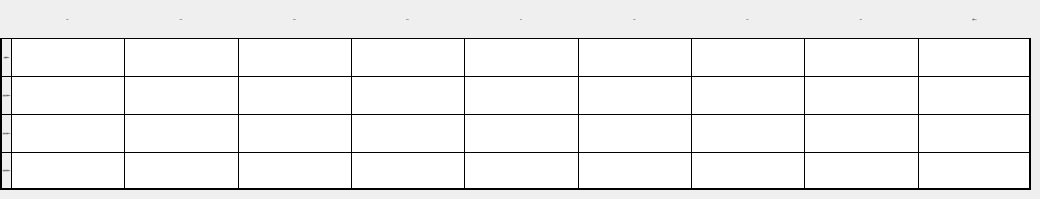
   <widget class="QWidget" name="page_atten_noi_table">
    <widget class="QWidget" name="widget_6" native="true">
     <property name="geometry">
      <rect>
       <x>0</x>
       <y>0</y>
       <width>1031</width>
       <height>190</height>
      </rect>
     </property>
     <layout class="QGridLayout" name="gridLayout_5">
      <property name="leftMargin">
       <number>0</number>
      </property>
      <property name="topMargin">
       <number>0</number>
      </property>
      <property name="rightMargin">
       <number>0</number>
      </property>
      <property name="bottomMargin">
       <number>0</number>
      </property>
      <property name="spacing">
       <number>0</number>
      </property>
      <item row="4" column="4">
       <widget class="QLineEdit" name="lineEdit_end_after_500">
        <property name="sizePolicy">
         <sizepolicy hsizetype="Expanding" vsizetype="Preferred">
          <horstretch>0</horstretch>
          <verstretch>0</verstretch>
         </sizepolicy>
        </property>
        <property name="styleSheet">
         <string notr="true">border:1px solid black;
border-right:none;
border-bottom:2px solid black;</string>
        </property>
       </widget>
      </item>
      <item row="0" column="4">
       <widget class="QLabel" name="label_87">
        <property name="font">
         <font>
          <family>黑体</family>
          <pointsize>-1</pointsize>
         </font>
        </property>
        <property name="styleSheet">
         <string notr="true">border-left:1px solid black;</string>
        </property>
        <property name="text">
         <string>500Hz</string>
        </property>
        <property name="alignment">
         <set>Qt::AlignCenter</set>
        </property>
       </widget>
      </item>
      <item row="1" column="2">
       <widget class="QLineEdit" name="lineEdit_end_atten_125">
        <property name="sizePolicy">
         <sizepolicy hsizetype="Expanding" vsizetype="Preferred">
          <horstretch>0</horstretch>
          <verstretch>0</verstretch>
         </sizepolicy>
        </property>
        <property name="styleSheet">
         <string notr="true">border:1px solid black;
border-right:none;
border-bottom:none;</string>
        </property>
       </widget>
      </item>
      <item row="1" column="4">
       <widget class="QLineEdit" name="lineEdit_end_atten_500">
        <property name="sizePolicy">
         <sizepolicy hsizetype="Expanding" vsizetype="Preferred">
          <horstretch>0</horstretch>
          <verstretch>0</verstretch>
         </sizepolicy>
        </property>
        <property name="styleSheet">
         <string notr="true">border:1px solid black;
border-right:none;
border-bottom:none;</string>
        </property>
       </widget>
      </item>
      <item row="0" column="6">
       <widget class="QLabel" name="label_88">
        <property name="font">
         <font>
          <family>黑体</family>
          <pointsize>-1</pointsize>
         </font>
        </property>
        <property name="styleSheet">
         <string notr="true">border-left:1px solid black;</string>
        </property>
        <property name="text">
         <string>2kHz</string>
        </property>
        <property name="alignment">
         <set>Qt::AlignCenter</set>
        </property>
       </widget>
      </item>
      <item row="0" column="9">
       <widget class="QLabel" name="label_89">
        <property name="font">
         <font>
          <family>黑体</family>
          <pointsize>-1</pointsize>
         </font>
        </property>
        <property name="styleSheet">
         <string notr="true">border-left:1px solid black;
border-right:2px solid black;</string>
        </property>
        <property name="text">
         <string>总值dB(A)</string>
        </property>
        <property name="alignment">
         <set>Qt::AlignCenter</set>
        </property>
       </widget>
      </item>
      <item row="1" column="3">
       <widget class="QLineEdit" name="lineEdit_end_atten_250">
        <property name="sizePolicy">
         <sizepolicy hsizetype="Expanding" vsizetype="Preferred">
          <horstretch>0</horstretch>
          <verstretch>0</verstretch>
         </sizepolicy>
        </property>
        <property name="styleSheet">
         <string notr="true">border:1px solid black;
border-right:none;
border-bottom:none;</string>
        </property>
       </widget>
      </item>
      <item row="4" column="7">
       <widget class="QLineEdit" name="lineEdit_end_after_4k">
        <property name="sizePolicy">
         <sizepolicy hsizetype="Expanding" vsizetype="Preferred">
          <horstretch>0</horstretch>
          <verstretch>0</verstretch>
         </sizepolicy>
        </property>
        <property name="styleSheet">
         <string notr="true">border:1px solid black;
border-right:none;
border-bottom:2px solid black;</string>
        </property>
       </widget>
      </item>
      <item row="4" column="5">
       <widget class="QLineEdit" name="lineEdit_end_after_1k">
        <property name="sizePolicy">
         <sizepolicy hsizetype="Expanding" vsizetype="Preferred">
          <horstretch>0</horstretch>
          <verstretch>0</verstretch>
         </sizepolicy>
        </property>
        <property name="styleSheet">
         <string notr="true">border:1px solid black;
border-right:none;
border-bottom:2px solid black;</string>
        </property>
       </widget>
      </item>
      <item row="1" column="1">
       <widget class="QLineEdit" name="lineEdit_end_atten_63">
        <property name="sizePolicy">
         <sizepolicy hsizetype="Expanding" vsizetype="Preferred">
          <horstretch>0</horstretch>
          <verstretch>0</verstretch>
         </sizepolicy>
        </property>
        <property name="styleSheet">
         <string notr="true">border:1px solid black;
border-right:none;
border-bottom:none;</string>
        </property>
       </widget>
      </item>
      <item row="4" column="9">
       <widget class="QLineEdit" name="lineEdit_end_after_total">
        <property name="sizePolicy">
         <sizepolicy hsizetype="Expanding" vsizetype="Preferred">
          <horstretch>0</horstretch>
          <verstretch>0</verstretch>
         </sizepolicy>
        </property>
        <property name="styleSheet">
         <string notr="true">border:1px solid black;
border-bottom:2px solid black;
border-right:2px solid black;</string>
        </property>
       </widget>
      </item>
      <item row="0" column="2">
       <widget class="QLabel" name="label_90">
        <property name="font">
         <font>
          <family>黑体</family>
          <pointsize>-1</pointsize>
         </font>
        </property>
        <property name="styleSheet">
         <string notr="true">border-left:1px solid black;</string>
        </property>
        <property name="text">
         <string>125Hz</string>
        </property>
        <property name="alignment">
         <set>Qt::AlignCenter</set>
        </property>
       </widget>
      </item>
      <item row="0" column="0">
       <widget class="QLabel" name="label_91">
        <property name="styleSheet">
         <string notr="true">border-left:2px solid black;</string>
        </property>
        <property name="text">
         <string/>
        </property>
       </widget>
      </item>
      <item row="0" column="1">
       <widget class="QLabel" name="label_92">
        <property name="font">
         <font>
          <family>黑体</family>
          <pointsize>-1</pointsize>
         </font>
        </property>
        <property name="styleSheet">
         <string notr="true">border-left:1px solid black;
</string>
        </property>
        <property name="text">
         <string>63Hz</string>
        </property>
        <property name="alignment">
         <set>Qt::AlignCenter</set>
        </property>
       </widget>
      </item>
      <item row="4" column="3">
       <widget class="QLineEdit" name="lineEdit_end_after_250">
        <property name="sizePolicy">
         <sizepolicy hsizetype="Expanding" vsizetype="Preferred">
          <horstretch>0</horstretch>
          <verstretch>0</verstretch>
         </sizepolicy>
        </property>
        <property name="styleSheet">
         <string notr="true">border:1px solid black;
border-right:none;
border-bottom:2px solid black;</string>
        </property>
       </widget>
      </item>
      <item row="4" column="2">
       <widget class="QLineEdit" name="lineEdit_end_after_125">
        <property name="sizePolicy">
         <sizepolicy hsizetype="Expanding" vsizetype="Preferred">
          <horstretch>0</horstretch>
          <verstretch>0</verstretch>
         </sizepolicy>
        </property>
        <property name="styleSheet">
         <string notr="true">border:1px solid black;
border-right:none;
border-bottom:2px solid black;</string>
        </property>
       </widget>
      </item>
      <item row="4" column="1">
       <widget class="QLineEdit" name="lineEdit_end_after_63">
        <property name="sizePolicy">
         <sizepolicy hsizetype="Expanding" vsizetype="Preferred">
          <horstretch>0</horstretch>
          <verstretch>0</verstretch>
         </sizepolicy>
        </property>
        <property name="styleSheet">
         <string notr="true">border:1px solid black;
border-right:none;
border-bottom:2px solid black;</string>
        </property>
       </widget>
      </item>
      <item row="1" column="6">
       <widget class="QLineEdit" name="lineEdit_end_atten_2k">
        <property name="sizePolicy">
         <sizepolicy hsizetype="Expanding" vsizetype="Preferred">
          <horstretch>0</horstretch>
          <verstretch>0</verstretch>
         </sizepolicy>
        </property>
        <property name="styleSheet">
         <string notr="true">border:1px solid black;
border-right:none;
border-bottom:none;</string>
        </property>
       </widget>
      </item>
      <item row="0" column="5">
       <widget class="QLabel" name="label_93">
        <property name="font">
         <font>
          <family>黑体</family>
          <pointsize>-1</pointsize>
         </font>
        </property>
        <property name="styleSheet">
         <string notr="true">border-left:1px solid black;</string>
        </property>
        <property name="text">
         <string>1kHz</string>
        </property>
        <property name="alignment">
         <set>Qt::AlignCenter</set>
        </property>
       </widget>
      </item>
      <item row="4" column="6">
       <widget class="QLineEdit" name="lineEdit_end_after_2k">
        <property name="sizePolicy">
         <sizepolicy hsizetype="Expanding" vsizetype="Preferred">
          <horstretch>0</horstretch>
          <verstretch>0</verstretch>
         </sizepolicy>
        </property>
        <property name="styleSheet">
         <string notr="true">border:1px solid black;
border-right:none;
border-bottom:2px solid black;</string>
        </property>
       </widget>
      </item>
      <item row="0" column="3">
       <widget class="QLabel" name="label_94">
        <property name="font">
         <font>
          <family>黑体</family>
          <pointsize>-1</pointsize>
         </font>
        </property>
        <property name="styleSheet">
         <string notr="true">border-left:1px solid black;</string>
        </property>
        <property name="text">
         <string>250Hz</string>
        </property>
        <property name="alignment">
         <set>Qt::AlignCenter</set>
        </property>
       </widget>
      </item>
      <item row="1" column="8">
       <widget class="QLineEdit" name="lineEdit_end_atten_8k">
        <property name="sizePolicy">
         <sizepolicy hsizetype="Expanding" vsizetype="Preferred">
          <horstretch>0</horstretch>
          <verstretch>0</verstretch>
         </sizepolicy>
        </property>
        <property name="styleSheet">
         <string notr="true">border:1px solid black;
border-right:none;
border-bottom:none;</string>
        </property>
       </widget>
      </item>
      <item row="1" column="7">
       <widget class="QLineEdit" name="lineEdit_end_atten_4k">
        <property name="sizePolicy">
         <sizepolicy hsizetype="Expanding" vsizetype="Preferred">
          <horstretch>0</horstretch>
          <verstretch>0</verstretch>
         </sizepolicy>
        </property>
        <property name="styleSheet">
         <string notr="true">border:1px solid black;
border-right:none;
border-bottom:none;</string>
        </property>
       </widget>
      </item>
      <item row="1" column="9">
       <widget class="QLineEdit" name="lineEdit_end_atten_total">
        <property name="sizePolicy">
         <sizepolicy hsizetype="Expanding" vsizetype="Preferred">
          <horstretch>0</horstretch>
          <verstretch>0</verstretch>
         </sizepolicy>
        </property>
        <property name="styleSheet">
         <string notr="true">border:1px solid black;
border-right:none;
border-bottom:none;
border-right:2px solid black;</string>
        </property>
       </widget>
      </item>
      <item row="0" column="7">
       <widget class="QLabel" name="label_95">
        <property name="font">
         <font>
          <family>黑体</family>
          <pointsize>-1</pointsize>
         </font>
        </property>
        <property name="styleSheet">
         <string notr="true">border-left:1px solid black;</string>
        </property>
        <property name="text">
         <string>4kHz</string>
        </property>
        <property name="alignment">
         <set>Qt::AlignCenter</set>
        </property>
       </widget>
      </item>
      <item row="4" column="8">
       <widget class="QLineEdit" name="lineEdit_end_after_8k">
        <property name="sizePolicy">
         <sizepolicy hsizetype="Expanding" vsizetype="Preferred">
          <horstretch>0</horstretch>
          <verstretch>0</verstretch>
         </sizepolicy>
        </property>
        <property name="styleSheet">
         <string notr="true">border:1px solid black;
border-right:none;
border-bottom:2px solid black;</string>
        </property>
       </widget>
      </item>
      <item row="4" column="0">
       <widget class="QLabel" name="label_96">
        <property name="font">
         <font>
          <family>黑体</family>
          <pointsize>-1</pointsize>
         </font>
        </property>
        <property name="styleSheet">
         <string notr="true">border:1px solid black;
border-left:2px solid black;
border-bottom:2px solid black;
border-right:none;
</string>
        </property>
        <property name="text">
         <string> 末端后噪音量(dB) </string>
        </property>
        <property name="alignment">
         <set>Qt::AlignCenter</set>
        </property>
       </widget>
      </item>
      <item row="1" column="5">
       <widget class="QLineEdit" name="lineEdit_end_atten_1k">
        <property name="sizePolicy">
         <sizepolicy hsizetype="Expanding" vsizetype="Preferred">
          <horstretch>0</horstretch>
          <verstretch>0</verstretch>
         </sizepolicy>
        </property>
        <property name="styleSheet">
         <string notr="true">border:1px solid black;
border-right:none;
border-bottom:none;</string>
        </property>
       </widget>
      </item>
      <item row="0" column="8">
       <widget class="QLabel" name="label_97">
        <property name="font">
         <font>
          <family>黑体</family>
          <pointsize>-1</pointsize>
         </font>
        </property>
        <property name="styleSheet">
         <string notr="true">border-left:1px solid black;</string>
        </property>
        <property name="text">
         <string>8kHz</string>
        </property>
        <property name="alignment">
         <set>Qt::AlignCenter</set>
        </property>
       </widget>
      </item>
      <item row="2" column="1">
       <widget class="QLineEdit" name="lineEdit_end_refl_63">
        <property name="sizePolicy">
         <sizepolicy hsizetype="Expanding" vsizetype="Preferred">
          <horstretch>0</horstretch>
          <verstretch>0</verstretch>
         </sizepolicy>
        </property>
        <property name="styleSheet">
         <string notr="true">border:1px solid black;
border-right:none;
border-bottom:none;</string>
        </property>
       </widget>
      </item>
      <item row="2" column="2">
       <widget class="QLineEdit" name="lineEdit_end_refl_125">
        <property name="sizePolicy">
         <sizepolicy hsizetype="Expanding" vsizetype="Preferred">
          <horstretch>0</horstretch>
          <verstretch>0</verstretch>
         </sizepolicy>
        </property>
        <property name="styleSheet">
         <string notr="true">border:1px solid black;
border-right:none;
border-bottom:none;</string>
        </property>
       </widget>
      </item>
      <item row="2" column="3">
       <widget class="QLineEdit" name="lineEdit_end_refl_250">
        <property name="sizePolicy">
         <sizepolicy hsizetype="Expanding" vsizetype="Preferred">
          <horstretch>0</horstretch>
          <verstretch>0</verstretch>
         </sizepolicy>
        </property>
        <property name="styleSheet">
         <string notr="true">border:1px solid black;
border-right:none;
border-bottom:none;</string>
        </property>
       </widget>
      </item>
      <item row="2" column="4">
       <widget class="QLineEdit" name="lineEdit_end_refl_500">
        <property name="sizePolicy">
         <sizepolicy hsizetype="Expanding" vsizetype="Preferred">
          <horstretch>0</horstretch>
          <verstretch>0</verstretch>
         </sizepolicy>
        </property>
        <property name="styleSheet">
         <string notr="true">border:1px solid black;
border-right:none;
border-bottom:none;</string>
        </property>
       </widget>
      </item>
      <item row="2" column="5">
       <widget class="QLineEdit" name="lineEdit_end_refl_1k">
        <property name="sizePolicy">
         <sizepolicy hsizetype="Expanding" vsizetype="Preferred">
          <horstretch>0</horstretch>
          <verstretch>0</verstretch>
         </sizepolicy>
        </property>
        <property name="styleSheet">
         <string notr="true">border:1px solid black;
border-right:none;
border-bottom:none;</string>
        </property>
       </widget>
      </item>
      <item row="2" column="6">
       <widget class="QLineEdit" name="lineEdit_end_refl_2k">
        <property name="sizePolicy">
         <sizepolicy hsizetype="Expanding" vsizetype="Preferred">
          <horstretch>0</horstretch>
          <verstretch>0</verstretch>
         </sizepolicy>
        </property>
        <property name="styleSheet">
         <string notr="true">border:1px solid black;
border-right:none;
border-bottom:none;</string>
        </property>
       </widget>
      </item>
      <item row="2" column="7">
       <widget class="QLineEdit" name="lineEdit_end_refl_4k">
        <property name="sizePolicy">
         <sizepolicy hsizetype="Expanding" vsizetype="Preferred">
          <horstretch>0</horstretch>
          <verstretch>0</verstretch>
         </sizepolicy>
        </property>
        <property name="styleSheet">
         <string notr="true">border:1px solid black;
border-right:none;
border-bottom:none;</string>
        </property>
       </widget>
      </item>
      <item row="2" column="8">
       <widget class="QLineEdit" name="lineEdit_end_refl_8k">
        <property name="sizePolicy">
         <sizepolicy hsizetype="Expanding" vsizetype="Preferred">
          <horstretch>0</horstretch>
          <verstretch>0</verstretch>
         </sizepolicy>
        </property>
        <property name="styleSheet">
         <string notr="true">border:1px solid black;
border-right:none;
border-bottom:none;</string>
        </property>
       </widget>
      </item>
      <item row="2" column="9">
       <widget class="QLineEdit" name="lineEdit_end_refl_total">
        <property name="sizePolicy">
         <sizepolicy hsizetype="Expanding" vsizetype="Preferred">
          <horstretch>0</horstretch>
          <verstretch>0</verstretch>
         </sizepolicy>
        </property>
        <property name="styleSheet">
         <string notr="true">border:1px solid black;
border-right:2px solid black;
border-bottom:none;</string>
        </property>
       </widget>
      </item>
      <item row="3" column="1">
       <widget class="QLineEdit" name="lineEdit_end_noi_63">
        <property name="sizePolicy">
         <sizepolicy hsizetype="Expanding" vsizetype="Preferred">
          <horstretch>0</horstretch>
          <verstretch>0</verstretch>
         </sizepolicy>
        </property>
        <property name="styleSheet">
         <string notr="true">border:1px solid black;
border-right:none;
border-bottom:none;</string>
        </property>
       </widget>
      </item>
      <item row="3" column="2">
       <widget class="QLineEdit" name="lineEdit_end_noi_125">
        <property name="sizePolicy">
         <sizepolicy hsizetype="Expanding" vsizetype="Preferred">
          <horstretch>0</horstretch>
          <verstretch>0</verstretch>
         </sizepolicy>
        </property>
        <property name="styleSheet">
         <string notr="true">border:1px solid black;
border-right:none;
border-bottom:none;</string>
        </property>
       </widget>
      </item>
      <item row="3" column="3">
       <widget class="QLineEdit" name="lineEdit_end_noi_250">
        <property name="sizePolicy">
         <sizepolicy hsizetype="Expanding" vsizetype="Preferred">
          <horstretch>0</horstretch>
          <verstretch>0</verstretch>
         </sizepolicy>
        </property>
        <property name="styleSheet">
         <string notr="true">border:1px solid black;
border-right:none;
border-bottom:none;</string>
        </property>
       </widget>
      </item>
      <item row="3" column="4">
       <widget class="QLineEdit" name="lineEdit_end_noi_500">
        <property name="sizePolicy">
         <sizepolicy hsizetype="Expanding" vsizetype="Preferred">
          <horstretch>0</horstretch>
          <verstretch>0</verstretch>
         </sizepolicy>
        </property>
        <property name="styleSheet">
         <string notr="true">border:1px solid black;
border-right:none;
border-bottom:none;</string>
        </property>
       </widget>
      </item>
      <item row="3" column="5">
       <widget class="QLineEdit" name="lineEdit_end_noi_1k">
        <property name="sizePolicy">
         <sizepolicy hsizetype="Expanding" vsizetype="Preferred">
          <horstretch>0</horstretch>
          <verstretch>0</verstretch>
         </sizepolicy>
        </property>
        <property name="styleSheet">
         <string notr="true">border:1px solid black;
border-right:none;
border-bottom:none;</string>
        </property>
       </widget>
      </item>
      <item row="3" column="6">
       <widget class="QLineEdit" name="lineEdit_end_noi_2k">
        <property name="sizePolicy">
         <sizepolicy hsizetype="Expanding" vsizetype="Preferred">
          <horstretch>0</horstretch>
          <verstretch>0</verstretch>
         </sizepolicy>
        </property>
        <property name="styleSheet">
         <string notr="true">border:1px solid black;
border-right:none;
border-bottom:none;</string>
        </property>
       </widget>
      </item>
      <item row="3" column="7">
       <widget class="QLineEdit" name="lineEdit_end_noi_4k">
        <property name="sizePolicy">
         <sizepolicy hsizetype="Expanding" vsizetype="Preferred">
          <horstretch>0</horstretch>
          <verstretch>0</verstretch>
         </sizepolicy>
        </property>
        <property name="styleSheet">
         <string notr="true">border:1px solid black;
border-right:none;
border-bottom:none;</string>
        </property>
       </widget>
      </item>
      <item row="3" column="8">
       <widget class="QLineEdit" name="lineEdit_end_noi_8k">
        <property name="sizePolicy">
         <sizepolicy hsizetype="Expanding" vsizetype="Preferred">
          <horstretch>0</horstretch>
          <verstretch>0</verstretch>
         </sizepolicy>
        </property>
        <property name="styleSheet">
         <string notr="true">border:1px solid black;
border-right:none;
border-bottom:none;</string>
        </property>
       </widget>
      </item>
      <item row="3" column="9">
       <widget class="QLineEdit" name="lineEdit_end_noi_total">
        <property name="sizePolicy">
         <sizepolicy hsizetype="Expanding" vsizetype="Preferred">
          <horstretch>0</horstretch>
          <verstretch>0</verstretch>
         </sizepolicy>
        </property>
        <property name="styleSheet">
         <string notr="true">border:1px solid black;
border-right:2px solid black;
border-bottom:none;</string>
        </property>
       </widget>
      </item>
      <item row="3" column="0">
       <widget class="QLabel" name="label_98">
        <property name="font">
         <font>
          <family>黑体</family>
          <pointsize>-1</pointsize>
         </font>
        </property>
        <property name="styleSheet">
         <string notr="true">border:1px solid black;
border-right:none;
border-bottom:none;
border-left:2px solid black;
</string>
        </property>
        <property name="text">
         <string> 末端气流噪声(dB) </string>
        </property>
        <property name="alignment">
         <set>Qt::AlignCenter</set>
        </property>
       </widget>
      </item>
      <item row="2" column="0">
       <widget class="QLabel" name="label_99">
        <property name="font">
         <font>
          <family>黑体</family>
          <pointsize>-1</pointsize>
         </font>
        </property>
        <property name="styleSheet">
         <string notr="true">border:1px solid black;
border-right:none;
border-bottom:none;
border-left:2px solid black;
</string>
        </property>
        <property name="text">
         <string>末端反射衰减(dB)</string>
        </property>
        <property name="alignment">
         <set>Qt::AlignCenter</set>
        </property>
       </widget>
      </item>
      <item row="1" column="0">
       <widget class="QLabel" name="label_100">
        <property name="font">
         <font>
          <family>黑体</family>
          <pointsize>-1</pointsize>
         </font>
        </property>
        <property name="styleSheet">
         <string notr="true">border:1px solid black;
border-right:none;
border-bottom:none;
border-left:2px solid black;
</string>
        </property>
        <property name="text">
         <string>末端衰减(dB)</string>
        </property>
        <property name="alignment">
         <set>Qt::AlignCenter</set>
        </property>
       </widget>
      </item>
     </layout>
    </widget>
   </widget>
